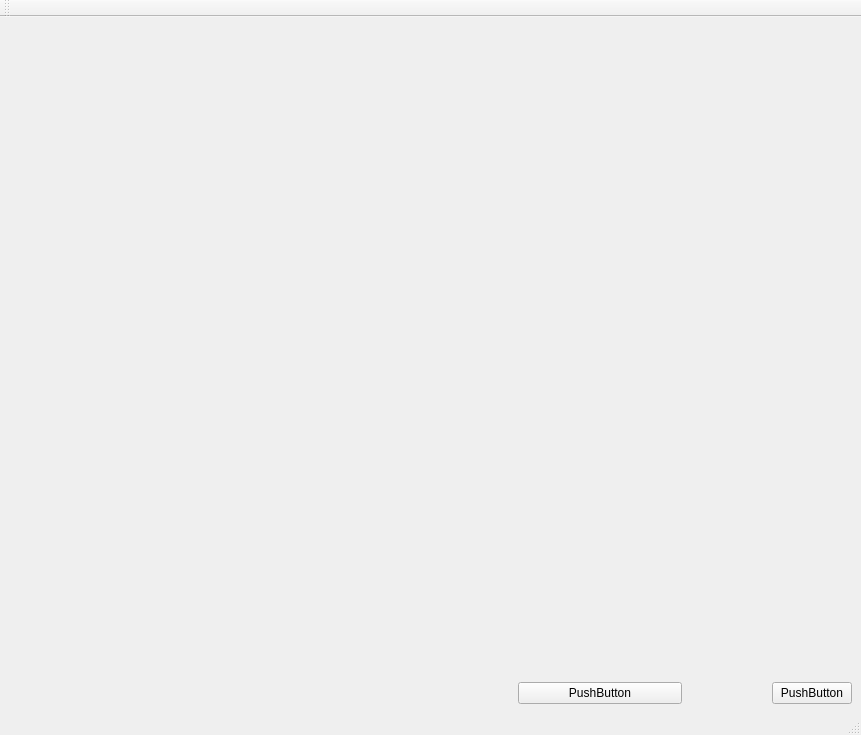
<?xml version="1.0" encoding="UTF-8"?>
<ui version="4.0">
 <class>formGrid</class>
 <widget class="QMainWindow" name="formGrid">
  <property name="geometry">
   <rect>
    <x>0</x>
    <y>0</y>
    <width>861</width>
    <height>735</height>
   </rect>
  </property>
  <property name="windowTitle">
   <string>MainWindow</string>
  </property>
  <widget class="QWidget" name="centralwidget">
   <layout class="QVBoxLayout" name="verticalLayout">
    <item>
     <layout class="QGridLayout" name="gridLayout">
      <item row="0" column="0" colspan="5">
       <widget class="QgsMapCanvas" name="widgetMap" native="true"/>
      </item>
      <item row="1" column="4" alignment="Qt::AlignRight">
       <widget class="QPushButton" name="pushButton">
        <property name="text">
         <string>PushButton</string>
        </property>
       </widget>
      </item>
      <item row="1" column="3">
       <widget class="QPushButton" name="pushButton_2">
        <property name="text">
         <string>PushButton</string>
        </property>
       </widget>
      </item>
     </layout>
    </item>
   </layout>
  </widget>
  <widget class="QMenuBar" name="menubar">
   <property name="geometry">
    <rect>
     <x>0</x>
     <y>0</y>
     <width>861</width>
     <height>21</height>
    </rect>
   </property>
  </widget>
  <widget class="QStatusBar" name="statusbar"/>
  <widget class="QToolBar" name="toolBar">
   <property name="windowTitle">
    <string>toolBar</string>
   </property>
   <attribute name="toolBarArea">
    <enum>TopToolBarArea</enum>
   </attribute>
   <attribute name="toolBarBreak">
    <bool>false</bool>
   </attribute>
  </widget>
 </widget>
 <customwidgets>
  <customwidget>
   <class>QgsMapCanvas</class>
   <extends>QWidget</extends>
   <header>qgis.gui</header>
   <container>1</container>
  </customwidget>
 </customwidgets>
 <resources/>
 <connections/>
</ui>
